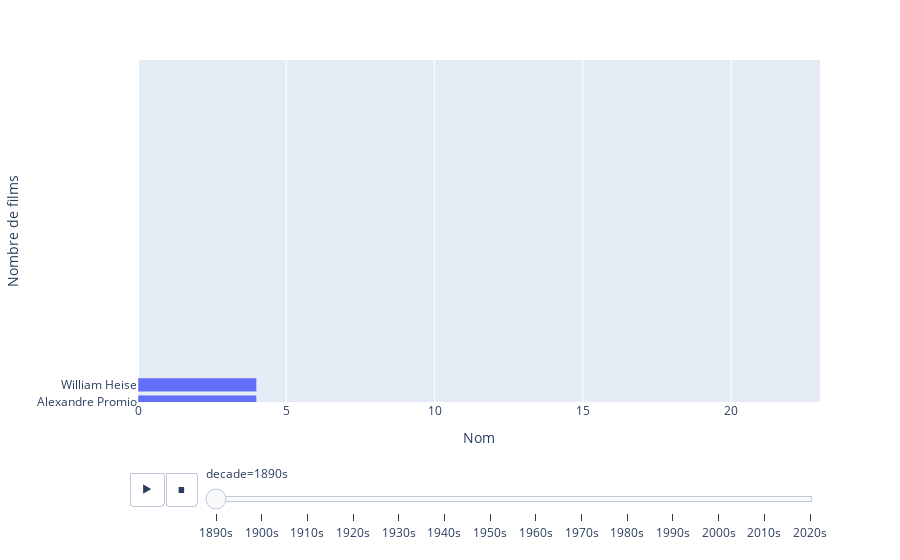

Write notebook code for a chart like this one.
### Code cell
import plotly.express as px
import matplotlib.pyplot as plt
import seaborn as sns

fig = px.bar(df_max_film_act, x='nb_film_max' ,y= 'primaryName', animation_frame='decade')

fig.update_layout(
    xaxis_range=[0, df_nbfilm_act['nb_films'].max() + 2],
    yaxis_range= [0,20],
    xaxis_title="Nom",
    yaxis_title="Nombre de films",
    showlegend=False
)
fig.show()

### Figure 1 — Plotly figure (JSON) as saved in the notebook; plotly's stock layout.template omitted (floating-point values rounded to 4 significant figures)
{"data": [{"hovertemplate": "decade=1890s<br>nb_film_max=%{x}<br>primaryName=%{y}<extra></extra>", "legendgroup": "", "marker": {"color": "#636efa", "pattern": {"shape": ""}}, "name": "", "orientation": "h", "showlegend": false, "textposition": "auto", "type": "bar", "x": [4, 4], "xaxis": "x", "y": ["Alexandre Promio", "William Heise"], "yaxis": "y"}], "layout": {"barmode": "relative", "legend": {"tracegroupgap": 0}, "margin": {"t": 60}, "showlegend": false, "sliders": [{"active": 0, "currentvalue": {"prefix": "decade="}, "len": 0.9, "pad": {"b": 10, "t": 60}, "steps": [{"args": [["1890s"], {"frame": {"duration": 0, "redraw": true}, "fromcurrent": true, "mode": "immediate", "transition": {"duration": 0, "easing": "linear"}}], "label": "1890s", "method": "animate"}, {"args": [["1900s"], {"frame": {"duration": 0, "redraw": true}, "fromcurrent": true, "mode": "immediate", "transition": {"duration": 0, "easing": "linear"}}], "label": "1900s", "method": "animate"}, {"args": [["1910s"], {"frame": {"duration": 0, "redraw": true}, "fromcurrent": true, "mode": "immediate", "transition": {"duration": 0, "easing": "linear"}}], "label": "1910s", "method": "animate"}, {"args": [["1920s"], {"frame": {"duration": 0, "redraw": true}, "fromcurrent": true, "mode": "immediate", "transition": {"duration": 0, "easing": "linear"}}], "label": "1920s", "method": "animate"}, {"args": [["1930s"], {"frame": {"duration": 0, "redraw": true}, "fromcurrent": true, "mode": "immediate", "transition": {"duration": 0, "easing": "linear"}}], "label": "1930s", "method": "animate"}, {"args": [["1940s"], {"frame": {"duration": 0, "redraw": true}, "fromcurrent": true, "mode": "immediate", "transition": {"duration": 0, "easing": "linear"}}], "label": "1940s", "method": "animate"}, {"args": [["1950s"], {"frame": {"duration": 0, "redraw": true}, "fromcurrent": true, "mode": "immediate", "transition": {"duration": 0, "easing": "linear"}}], "label": "1950s", "method": "animate"}, {"args": [["1960s"], {"frame": {"duration": 0, "redraw": true}, "fromcurrent": true, "mode": "immediate", "transition": {"duration": 0, "easing": "linear"}}], "label": "1960s", "method": "animate"}, {"args": [["1970s"], {"frame": {"duration": 0, "redraw": true}, "fromcurrent": true, "mode": "immediate", "transition": {"duration": 0, "easing": "linear"}}], "label": "1970s", "method": "animate"}, {"args": [["1980s"], {"frame": {"duration": 0, "redraw": true}, "fromcurrent": true, "mode": "immediate", "transition": {"duration": 0, "easing": "linear"}}], "label": "1980s", "method": "animate"}, {"args": [["1990s"], {"frame": {"duration": 0, "redraw": true}, "fromcurrent": true, "mode": "immediate", "transition": {"duration": 0, "easing": "linear"}}], "label": "1990s", "method": "animate"}, {"args": [["2000s"], {"frame": {"duration": 0, "redraw": true}, "fromcurrent": true, "mode": "immediate", "transition": {"duration": 0, "easing": "linear"}}], "label": "2000s", "method": "animate"}, {"args": [["2010s"], {"frame": {"duration": 0, "redraw": true}, "fromcurrent": true, "mode": "immediate", "transition": {"duration": 0, "easing": "linear"}}], "label": "2010s", "method": "animate"}, {"args": [["2020s"], {"frame": {"duration": 0, "redraw": true}, "fromcurrent": true, "mode": "immediate", "transition": {"duration": 0, "easing": "linear"}}], "label": "2020s", "method": "animate"}], "x": 0.1, "xanchor": "left", "y": 0, "yanchor": "top"}], "updatemenus": [{"buttons": [{"args": [null, {"frame": {"duration": 500, "redraw": true}, "fromcurrent": true, "mode": "immediate", "transition": {"duration": 500, "easing": "linear"}}], "label": "&#9654;", "method": "animate"}, {"args": [[null], {"frame": {"duration": 0, "redraw": true}, "fromcurrent": true, "mode": "immediate", "transition": {"duration": 0, "easing": "linear"}}], "label": "&#9724;", "method": "animate"}], "direction": "left", "pad": {"r": 10, "t": 70}, "showactive": false, "type": "buttons", "x": 0.1, "xanchor": "right", "y": 0, "yanchor": "top"}], "xaxis": {"anchor": "y", "domain": [0, 1], "range": [0, 23], "title": {"text": "Nom"}}, "yaxis": {"anchor": "x", "domain": [0, 1], "range": [0, 20], "title": {"text": "Nombre de films"}}}}
